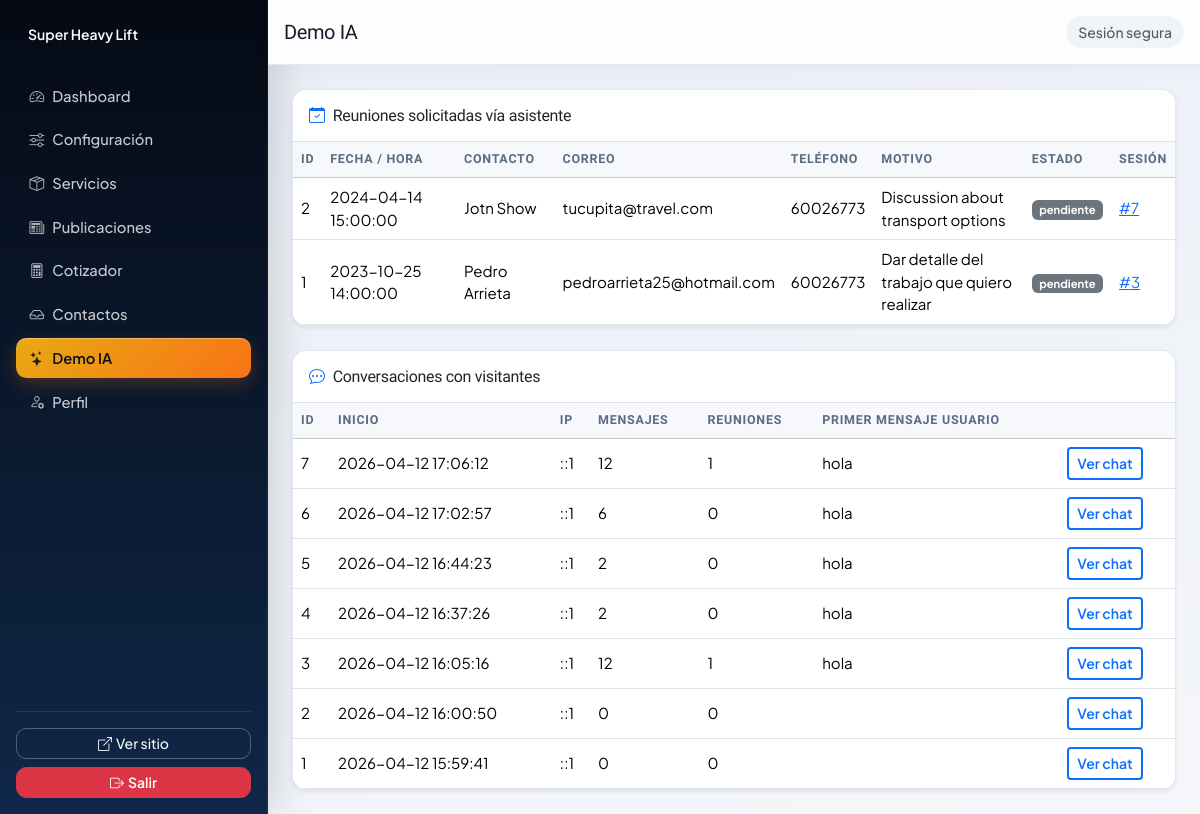
The page /admin/index.php?route=demo_ia (signed in) on the database its author committed.
### tables this page shows
CREATE TABLE `ia_reuniones_solicitadas` (
  `id` int(10) UNSIGNED NOT NULL,
  `sesion_id` int(10) UNSIGNED NOT NULL,
  `nombre_contacto` varchar(150) NOT NULL,
  `email` varchar(120) NOT NULL,
  `telefono` varchar(40) NOT NULL,
  `fecha_hora` datetime NOT NULL,
  `motivo` text NOT NULL,
  `estado` enum('pendiente','confirmada','cancelada') NOT NULL DEFAULT 'pendiente',
  `created_at` timestamp NOT NULL DEFAULT current_timestamp()
);

CREATE TABLE `ia_chat_sesiones` (
  `id` int(10) UNSIGNED NOT NULL,
  `public_token` char(36) NOT NULL,
  `ip` varchar(45) DEFAULT NULL,
  `user_agent` varchar(255) DEFAULT NULL,
  `created_at` timestamp NOT NULL DEFAULT current_timestamp()
);

### src/App/Controllers/AdminPanelController.php (called while the page is built, shortened)
<?php
final class AdminPanelController
{
    public function handle(string $route): void
    {
        $method = $_SERVER['REQUEST_METHOD'] ?? 'GET';
        match ($route) {
            'logout' => $this->logout(),
            'dashboard' => $this->dashboard(),
            'config' => $method === 'POST' ? $this->saveConfig() : $this->configForm(),
            'servicios' => $this->servicesList(),
            'servicio_nuevo' => $this->serviceForm(null),
            'servicio_editar' => $this->serviceForm((int) ($_GET['id'] ?? 0)),
            'servicio_guardar' => $method === 'POST' ? $this->serviceSave() : redirect(admin_url(['route' => 'servicios'])),
            'servicio_eliminar' => $method === 'POST' ? $this->serviceDelete() : redirect(admin_url(['route' => 'servicios'])),
            'publicaciones' => $this->postsList(),
            'publicacion_nueva' => $this->postForm(null),
            'publicacion_editar' => $this->postForm((int) ($_GET['id'] ?? 0)),
            'publicacion_guardar' => $method === 'POST' ? $this->postSave() : redirect(admin_url(['route' => 'publicaciones'])),
            'publicacion_eliminar' => $method === 'POST' ? $this->postDelete() : redirect(admin_url(['route' => 'publicaciones'])),
            'cotizaciones' => $this->quotesList(),
            'cotizacion' => $this->quoteView((int) ($_GET['id'] ?? 0)),
            'cotizacion_nueva' => $this->quoteForm(null),
            'cotizacion_editar' => $this->quoteForm((int) ($_GET['id'] ?? 0)),
            'cotizacion_guardar' => $method === 'POST' ? $this->quoteSave() : redirect(admin_url(['route' => 'cotizaciones'])),
            'cotizacion_eliminar' => $method === 'POST' ? $this->quoteDelete() : redirect(admin_url(['route' => 'cotizaciones'])),
            'cotizacion_estado' => $method === 'POST' ? $this->quoteEstado() : redirect(admin_url(['route' => 'cotizaciones'])),
            'contactos' => $this->contactsList(),
            'contacto_leido' => $method === 'POST' ? $this->contactRead() : redirect(admin_url(['route' => 'contactos'])),
            'demo_ia' => $this->iaDemo(),
            'perfil' => $method === 'POST' ? $this->passwordChange() : $this->profileForm(),
            default => redirect(admin_url(['route' => 'dashboard'])),
        };
    }
    private function iaDemo(): void
    {
        $sid = (int) ($_GET['sesion'] ?? 0);
        $mensajes = $sid > 0 ? $this->ia->adminMessages($sid) : [];
        render_admin('ia_demo', [
            'pageTitle' => 'Demo IA',
            'sesiones' => $this->ia->adminListSessions(60),
            'reuniones' => $this->ia->adminListReuniones(80),
            'mensajes' => $mensajes,
            'sesion_vista' => $sid,
        ]);
    }
}

### public/admin/index.php (called while the page is built, shortened)
<?php
$route = $_GET['route'] ?? 'dashboard';
$panel = new AdminPanelController(
    new ConfigRepository(),
    new ServiceRepository(),
    new PostRepository(),
    new QuoteRepository(),
    new ContactRepository(),
    new UserRepository(),
    new IaRepository()
);
$panel->handle($route);

### src/App/Models/IaRepository.php (called while the page is built, shortened)
<?php
final class IaRepository
{
    public function adminListSessions(int $limit = 80): array
    {
        $lim = max(1, min(200, $limit));
        $sql = "SELECT s.id, s.public_token, s.ip, s.created_at,
                (SELECT COUNT(*) FROM ia_chat_mensajes m WHERE m.sesion_id = s.id) AS n_mensajes,
                (SELECT COUNT(*) FROM ia_reuniones_solicitadas r WHERE r.sesion_id = s.id) AS n_reuniones,
                (SELECT contenido FROM ia_chat_mensajes m2 WHERE m2.sesion_id = s.id AND m2.rol = 'user' ORDER BY m2.id ASC LIMIT 1) AS primer_usuario
                FROM ia_chat_sesiones s
                ORDER BY s.id DESC
                LIMIT {$lim}";
        return Database::pdo()->query($sql)->fetchAll();
    }
    public function adminListReuniones(int $limit = 100): array
    {
        $lim = max(1, min(200, $limit));
        $sql = "SELECT r.*, s.public_token
                FROM ia_reuniones_solicitadas r
                INNER JOIN ia_chat_sesiones s ON s.id = r.sesion_id
                ORDER BY r.id DESC
                LIMIT {$lim}";
        return Database::pdo()->query($sql)->fetchAll();
    }
}

### core/helpers.php (called while the page is built, shortened)
<?php
function app_config(string $key, mixed $default = null): mixed
{
    static $cfg;
    if ($cfg === null) {
        $cfg = require BASE_PATH . '/config/app.php';
    }
    return $cfg[$key] ?? $default;
}
function public_url(string $path = ''): string
{
    $base = rtrim((string) app_config('public_url', ''), '/');
    $path = ltrim($path, '/');
    return $path === '' ? $base : $base . '/' . $path;
}
function admin_url(array $query = []): string
{
    $q = http_build_query($query);
    return public_url('admin/index.php' . ($q !== '' ? '?' . $q : ''));
}
function e(?string $s): string
{
    return htmlspecialchars((string) $s, ENT_QUOTES | ENT_SUBSTITUTE, 'UTF-8');
}

### config/app.php (called while the page is built, shortened)
<?php
$scheme = (!empty($_SERVER['HTTPS']) && $_SERVER['HTTPS'] !== 'off') ? 'https' : 'http';
$host = $_SERVER['HTTP_HOST'] ?? 'localhost';
$script = str_replace('\\', '/', (string) ($_SERVER['SCRIPT_NAME'] ?? ''));
$dir = dirname($script);
if (preg_match('#/admin$#', $dir)) {
    $dir = dirname($dir);
}
$basePath = rtrim($dir === '/' ? '' : $dir, '/');
$cfg = [
    'name' => 'Super Heavy Lift',
    'base_url' => $scheme . '://' . $host . $basePath,
    'public_url' => $scheme . '://' . $host . $basePath,
    'timezone' => 'America/Bogota',
    'upload_max_bytes' => 3 * 1024 * 1024,
    'allowed_image_mimes' => ['image/jpeg', 'image/png', 'image/webp', 'image/gif'],
];
$secretsFile = __DIR__ . '/secrets.php';
$envFallbacks = [
    'openai_api_key' => 'OPENAI_API_KEY',
    'openai_model' => 'OPENAI_MODEL',
    'elevenlabs_api_key' => 'ELEVENLABS_API_KEY',
    'elevenlabs_voice_id' => 'ELEVENLABS_VOICE_ID',
];
foreach ($envFallbacks as $cfgKey => $envName) {
    $cur = trim((string) ($cfg[$cfgKey] ?? ''));
    $v = getenv($envName);
}
return $cfg;

### views/admin/ia_demo.php (the view, shortened to what this page needs)
<div class="row g-4">
  <div class="col-12">
    <div class="card border-0 shadow-sm">
      <div class="card-header bg-white py-3 border-bottom">
        <h2 class="h6 mb-0"><i class="bi bi-calendar-check me-2 text-primary"></i>Reuniones solicitadas vía asistente</h2>
      </div>
      <div class="table-responsive">
        <table class="table table-hover align-middle mb-0 small">
          <thead class="table-light">
            <tr>
              <th>ID</th>
              <th>Fecha / hora</th>
              <th>Contacto</th>
              <th>Correo</th>
              <th>Teléfono</th>
              <th>Motivo</th>
              <th>Estado</th>
              <th>Sesión</th>
            </tr>
          </thead>
          <tbody>
            <?php if ($reuniones === []): ?>
              <tr><td colspan="8" class="text-muted py-4 text-center">Aún no hay reuniones agendadas por el asistente.</td></tr>
            <?php else: ?>
              <?php foreach ($reuniones as $r): ?>
                <tr>
                  <td><?= (int) ($r['id'] ?? 0) ?></td>
                  <td><?= e((string) ($r['fecha_hora'] ?? '')) ?></td>
                  <td><?= e((string) ($r['nombre_contacto'] ?? '')) ?></td>
                  <td><?= e((string) ($r['email'] ?? '')) ?></td>
                  <td><?= e((string) ($r['telefono'] ?? '')) ?></td>
                  <td class="text-break" style="max-width:14rem"><?= e((string) ($r['motivo'] ?? '')) ?></td>
                  <td><span class="badge text-bg-secondary"><?= e((string) ($r['estado'] ?? '')) ?></span></td>
                  <td>
                    <a href="<?= e(admin_url(['route' => 'demo_ia', 'sesion' => (int) ($r['sesion_id'] ?? 0)])) ?>">#<?= (int) ($r['sesion_id'] ?? 0) ?></a>
                  </td>
                </tr>
              <?php endforeach; ?>
            <?php endif; ?>
          </tbody>
        </table>
      </div>
    </div>
  </div>
  <div class="col-12">
    <div class="card border-0 shadow-sm">
      <div class="card-header bg-white py-3 border-bottom d-flex justify-content-between align-items-center flex-wrap gap-2">
        <h2 class="h6 mb-0"><i class="bi bi-chat-dots me-2 text-primary"></i>Conversaciones con visitantes</h2>
      </div>
      <div class="table-responsive">
        <table class="table table-hover align-middle mb-0 small">
          <thead class="table-light">
            <tr>
              <th>ID</th>
              <th>Inicio</th>
              <th>IP</th>
              <th>Mensajes</th>
              <th>Reuniones</th>
              <th>Primer mensaje usuario</th>
              <th></th>
            </tr>
          </thead>
          <tbody>
            <?php if ($sesiones === []): ?>
              <tr><td colspan="7" class="text-muted py-4 text-center">Sin sesiones todavía.</td></tr>
            <?php else: ?>
              <?php foreach ($sesiones as $s): ?>
                <?php $sid = (int) ($s['id'] ?? 0); ?>
                <tr class="<?= $sesion_vista === $sid ? 'table-primary' : '' ?>">
                  <td><?= $sid ?></td>
                  <td><?= e((string) ($s['created_at'] ?? '')) ?></td>
                  <td><?= e((string) ($s['ip'] ?? '—')) ?></td>
                  <td><?= (int) ($s['n_mensajes'] ?? 0) ?></td>
                  <td><?= (int) ($s['n_reuniones'] ?? 0) ?></td>
                  <td class="text-break" style="max-width:18rem"><?php
                    $pu = (string) ($s['primer_usuario'] ?? '');
                    echo e(mb_substr($pu, 0, 120)) . (mb_strlen($pu) > 120 ? '…' : '');
                  ?></td>
                  <td>
                    <a class="btn btn-sm btn-outline-primary" href="<?= e(admin_url(['route' => 'demo_ia', 'sesion' => $sid])) ?>">Ver chat</a>
                  </td>
                </tr>
              <?php endforeach; ?>
            <?php endif; ?>
          </tbody>
        </table>
      </div>
    </div>
  </div>
</div>

### public/assets/css/admin.css (style rules this page uses)
:root { --admin-font: "Plus Jakarta Sans", system-ui, sans-serif; --admin-display: "Sora", system-ui, sans-serif; --admin-sidebar-from: #050a14; --admin-sidebar-to: #0f2748; --admin-accent: #e8aa14; --admin-accent-2: #f97316; --admin-radius: 0.9rem; --admin-shadow: 0 12px 40px rgba(15, 31, 51, 0.08); }
.admin-body { font-family: var(--admin-font); background: linear-gradient(165deg, #e8edf6 0%, #eef2f8 35%, #f4f6fa 100%); color: #141c2b; -webkit-font-smoothing: antialiased; }
.admin-body h1, .admin-body h2, .admin-body h3, .admin-body .h5, .admin-body .h4 { font-family: var(--admin-display); letter-spacing: -0.02em; }
.admin-content .card { border-radius: var(--admin-radius) !important; border: 1px solid rgba(226, 232, 244, 0.95) !important; box-shadow: var(--admin-shadow); overflow: hidden; }
.admin-content .table { font-size: 0.94rem; }
.admin-content .table thead th { font-family: var(--admin-display); font-weight: 600; font-size: 0.78rem; text-transform: uppercase; letter-spacing: 0.06em; color: #5a6b82; border-bottom-width: 1px; background: #f6f8fc; }
.admin-content .btn-outline-primary { font-weight: 600; border-width: 2px; }

### rows shown on the page
ia_reuniones_solicitadas: id "2", fecha_hora "2024-04-14 15:00:00", nombre_contacto "Jotn Show", email "tucupita@travel.com", telefono "60026773", motivo "Discussion about transport options", estado "pendiente", sesion "7"
ia_reuniones_solicitadas: id "1", fecha_hora "2023-10-25 14:00:00", nombre_contacto "Pedro Arrieta", email "pedroarrieta25@hotmail.com", telefono "60026773", motivo "Dar detalle del trabajo que quiero realizar", estado "pendiente", sesion "3"
ia_chat_sesiones: id "7", created_at "2026-04-12 17:06:12", ip "::1", n_mensajes "12", n_reuniones "1", pu "hola"
ia_chat_sesiones: id "6", created_at "2026-04-12 17:02:57", ip "::1", n_mensajes "6", n_reuniones "0", pu "hola"
ia_chat_sesiones: id "5", created_at "2026-04-12 16:44:23", ip "::1", n_mensajes "2", n_reuniones "0", pu "hola"
ia_chat_sesiones: id "4", created_at "2026-04-12 16:37:26", ip "::1", n_mensajes "2", n_reuniones "0", pu "hola"
ia_chat_sesiones: id "3", created_at "2026-04-12 16:05:16", ip "::1", n_mensajes "12", n_reuniones "1", pu "hola"
ia_chat_sesiones: id "2", created_at "2026-04-12 16:00:50", ip "::1", n_mensajes "0", n_reuniones "0"
ia_chat_sesiones: id "1", created_at "2026-04-12 15:59:41", ip "::1", n_mensajes "0", n_reuniones "0"

### other values the page prints
$empresa "Super Heavy Lift"
$pageTitle "Demo IA"
